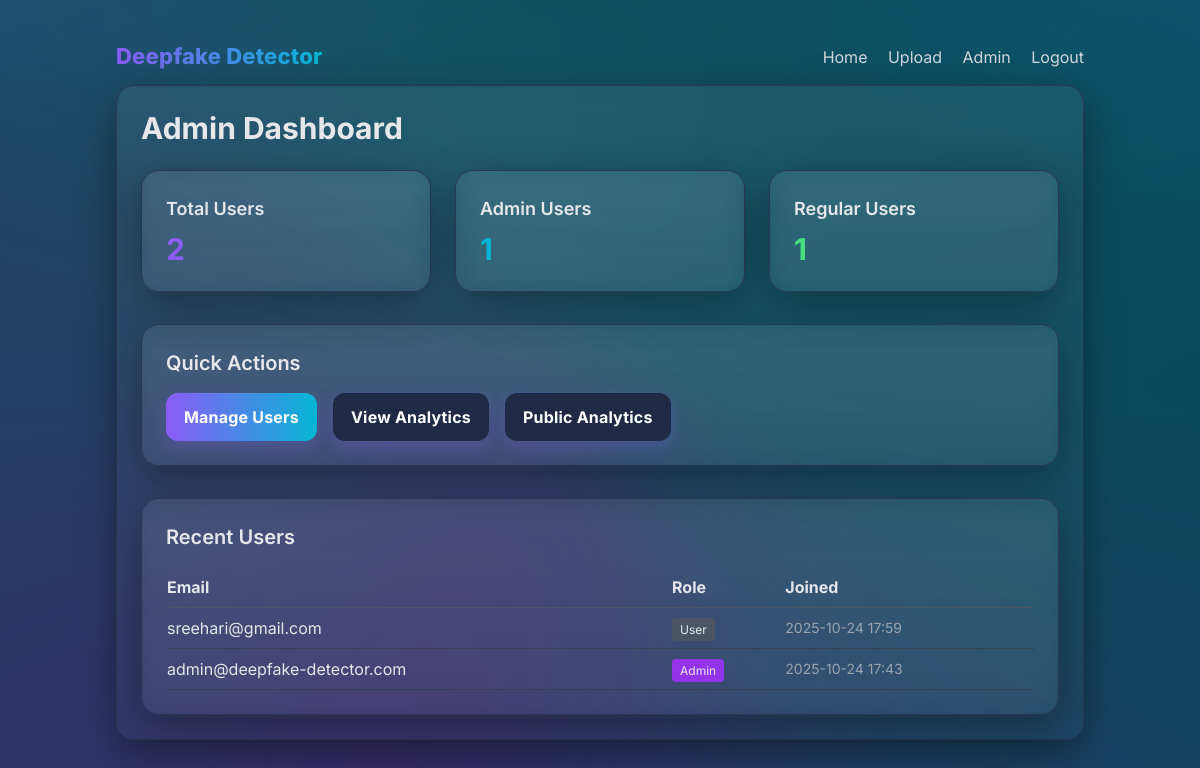
The page /admin (signed in) on the database its author committed.
### app.py (models this page shows, shortened)
    class User(db.Model, UserMixin):
        id = db.Column(db.Integer, primary_key=True)
        email = db.Column(db.String(255), unique=True, nullable=False)
        password_hash = db.Column(db.String(255), nullable=False)
        is_admin = db.Column(db.Boolean, default=False, nullable=False)
        created_at = db.Column(db.DateTime, default=db.func.current_timestamp())

### app.py (the view)
    @app.route("/admin")
    @admin_required
    def admin_dashboard():
        total_users = User.query.count()
        admin_users = User.query.filter_by(is_admin=True).count()
        regular_users = total_users - admin_users
        recent_users = User.query.order_by(User.created_at.desc()).limit(10).all()
        return render_template("admin/dashboard.html",
                             total_users=total_users,
                             admin_users=admin_users,
                             regular_users=regular_users,
                             recent_users=recent_users)

### templates/admin/dashboard.html (shortened to what this page needs)
{% extends "base.html" %}
{% block content %}
<div class="card">
  <h1 class="text-3xl font-bold mb-6">Admin Dashboard</h1>
  <div class="grid grid-cols-1 md:grid-cols-3 gap-6 mb-8">
    <div class="card">
      <h3 class="text-lg font-semibold mb-2">Total Users</h3>
      <p class="text-3xl font-bold text-brand">{{ total_users }}</p>
    </div>
    <div class="card">
      <h3 class="text-lg font-semibold mb-2">Admin Users</h3>
      <p class="text-3xl font-bold text-cyan">{{ admin_users }}</p>
    </div>
    <div class="card">
      <h3 class="text-lg font-semibold mb-2">Regular Users</h3>
      <p class="text-3xl font-bold text-green-400">{{ regular_users }}</p>
    </div>
  </div>
  <div class="card mb-8">
    <h2 class="text-xl font-semibold mb-4">Quick Actions</h2>
    <div class="flex flex-wrap gap-4">
      <a href="/admin/users" class="btn">Manage Users</a>
      <a href="/admin/analytics" class="btn secondary">View Analytics</a>
      <a href="/analytics" class="btn secondary">Public Analytics</a>
    </div>
  </div>
  <div class="card">
    <h2 class="text-xl font-semibold mb-4">Recent Users</h2>
    {% if recent_users %}
      <div class="overflow-x-auto">
        <table class="w-full">
          <thead>
            <tr class="border-b border-gray-600">
              <th class="text-left py-2">Email</th>
              <th class="text-left py-2">Role</th>
              <th class="text-left py-2">Joined</th>
            </tr>
          </thead>
          <tbody>
            {% for user in recent_users %}
            <tr class="border-b border-gray-700">
              <td class="py-2">{{ user.email }}</td>
              <td class="py-2">
                <span class="px-2 py-1 rounded text-xs {{ 'bg-purple-600' if user.is_admin else 'bg-gray-600' }}">
                  {{ 'Admin' if user.is_admin else 'User' }}
                </span>
              </td>
              <td class="py-2 text-sm text-gray-400">{{ user.created_at.strftime('%Y-%m-%d %H:%M') if user.created_at else 'N/A' }}</td>
            </tr>
            {% endfor %}
          </tbody>
        </table>
      </div>
    {% else %}
      <p class="text-gray-400">No users found.</p>
    {% endif %}
  </div>
</div>
{% endblock %}

### templates/base.html (style rules this page uses)
:root { --bg:#0b0f19; --card:#0e1424; --muted:#9aa4af; --text:#e5e7eb; --brand:#8b5cf6; --brand-2:#06b6d4; --ring:#2a3752; --glass:rgba(255,255,255,.06); }
* { box-sizing:border-box }
body { margin:0; font-family:Inter,system-ui,Arial,sans-serif; color:var(--text); background:radial-gradient(1200px 600px at -10% -20%, #17203a 0%, transparent 60%), radial-gradient(1000px 500px at 110% -10%, #0f213a 0%, transparent 60%), linear-gradient(120deg,#0b0f19 0%, #0d1221 100%); overflow-x:hidden; }
a { color:var(--text); text-decoration:none }
.card { background:linear-gradient(180deg, rgba(255,255,255,.06), rgba(255,255,255,.03)); backdrop-filter: blur(10px); -webkit-backdrop-filter: blur(10px); border:1px solid var(--ring); border-radius:18px; padding:24px; box-shadow:0 12px 40px rgba(0,0,0,.35); transition: transform .25s ease, box-shadow .25s ease; }
.btn { display:inline-block; padding:12px 18px; border-radius:12px; background:linear-gradient(90deg,var(--brand),var(--brand-2)); color:white; font-weight:700; letter-spacing:.2px; box-shadow:0 6px 16px rgba(139,92,246,.25); transition: transform .15s ease, box-shadow .15s ease }
.btn.secondary { background:#1f2a44 }
.grid { display:grid; grid-template-columns:repeat(3,1fr); gap:16px }

### rows shown on the page
User: email "sreehari@gmail.com", is_admin "User", created_at "2025-10-24 17:59"
User: email "admin@deepfake-detector.com", is_admin "Admin", created_at "2025-10-24 17:43"

### other values the page prints
{{ total_users }} "2"
{{ admin_users }} "1"
{{ regular_users }} "1"
